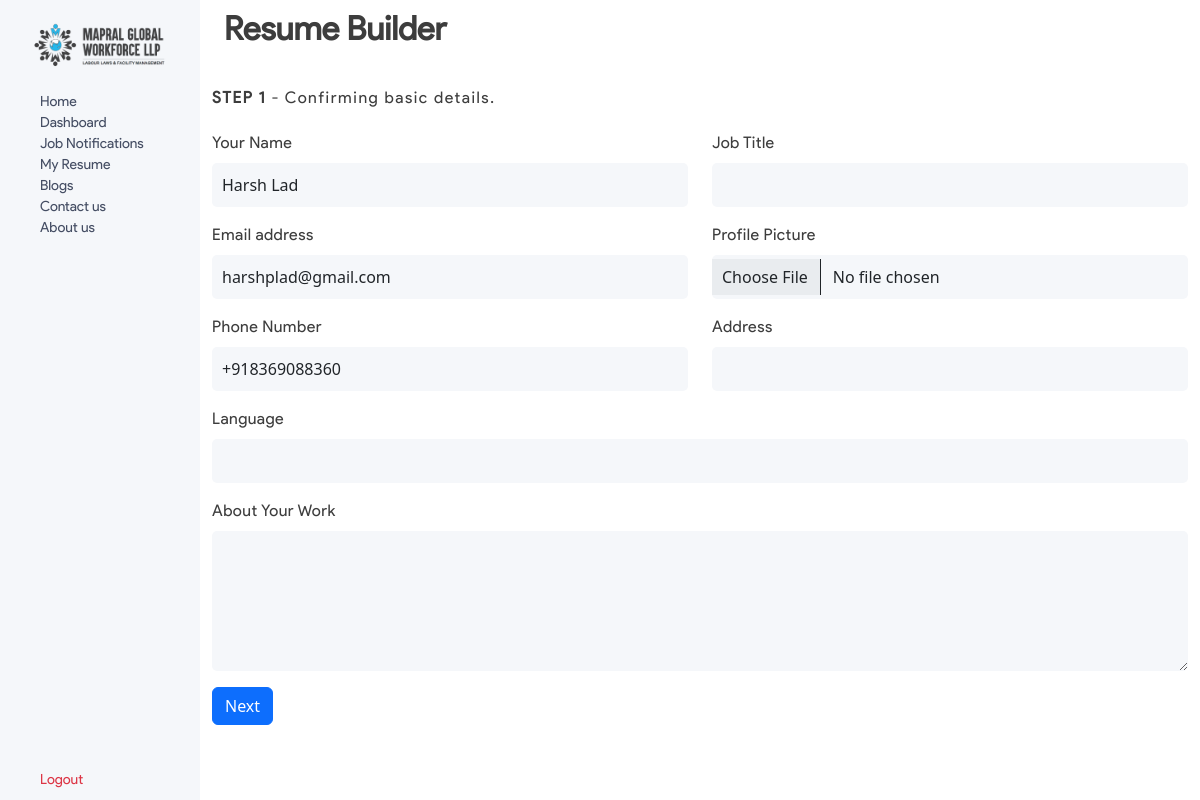
Screenshot of /rbuilder/ (signed in) with the database file from the repository.
### core/models.py (models this page shows)
class User(AbstractBaseUser, PermissionsMixin):
    email = models.EmailField(max_length=255, unique=True)
    fname = models.CharField(max_length=255, blank=True, null=True)
    lname = models.CharField(max_length=255,blank=True, null=True)
    phone = models.CharField(max_length=255,blank=True, null=True)
    gender = models.CharField(max_length=255,blank=True, null=True)
    company = models.CharField(max_length=255,blank=True, null=True)
    aboutCompany = models.TextField(blank=True, null=True)
    qualification = models.CharField(max_length=255,blank=True, null=True)
    is_active = models.BooleanField(default=True)
    is_staff = models.BooleanField(default=False)
    is_superuser = models.BooleanField(default=False)
    is_verified = models.BooleanField(default=False)
    token = models.CharField(max_length=255, blank=True)
    date_joined = models.DateTimeField(auto_now_add=True)
    last_login = models.DateTimeField(auto_now=True)
    USERNAME_FIELD = 'email'
    EMAIL_FIELD = 'email'
    REQUIRED_FIELDS = []
    objects = UserManager()

### core/views.py (the view, shortened to what this page needs)
# urls.py: path('rbuilder/',views.rbuilder,name="rbuilder"),
def rbuilder(request):
    if request.user.is_authenticated:
        user = request.user
        email = user.email
        user = User.objects.filter(email=email)
        user = user[0]
        return render(request, 'resumebuilder.html',{'user':user})
    else:
        return redirect('/login')

### core/templates/resumebuilder.html (shortened to what this page needs)
{% extends 'base.html' %}
{% load static %}
{% block css %}
<link rel="stylesheet" href="{% static 'css/rbuilder.css' %}">
{% endblock css %}
{% block body %}
<div class="row mRow">
    <div class="col-12 px-4 py-2">
        <h1 class="resumeTop">Resume Builder</h1>
    </div>
    <div class="col-12 formWrapper">
        <form action="" method="POST" enctype="multipart/form-data" class="resumeForm">
            <div class="step1" id="s">
                <div class="row">
                    <div class="col-12">
                        <div class="container">
                            <h6 class="stepName my-4"><b>STEP 1</b> - Confirming basic details.</h2>
                        </div>
                    </div>
                    <div class="col-6">
                        <div class="container">
                            <div class="mb-3">
                                <label for="exampleFormControlInput1" class="form-label">Your Name</label>
                                <input type="text" name="name" class="form-control" id="" placeholder=""
                                    value="{{user.fname}} {{user.lname}}">
                            </div>
                            <div class="mb-3">
                                <label for="exampleFormControlInput1" class="form-label">Email address</label>
                                <input type="email" name="email" class="form-control" id="" placeholder=""
                                    value="{{user.email}}">
                            </div>
                            <div class="mb-3">
                                <label for="exampleFormControlInput1" class="form-label">Phone Number</label>
                                <input type="tel" name="phone" class="form-control" id="" placeholder=""
                                    value="{{user.phone}}">
                            </div>
                        </div>
                    </div>
                    <div class="col-6">
                        <div class="container">
                            <div class="mb-3">
                                <label for="exampleFormControlInput1" class="form-label">Job Title</label>
                                <input type="text" name="jtitle" class="form-control" id="" placeholder="">
                            </div>
                            <div class="mb-3">
                                <label for="exampleFormControlInput1" class="form-label">Profile Picture</label>
                                <input type="file" name="img" class="form-control" id="" placeholder="">
                            </div>
                            <div class="mb-3">
                                <label for="exampleFormControlInput1" class="form-label">Address</label>
                                <input type="text" name="city" class="form-control" id="" placeholder="">
                            </div>
                        </div>
                    </div>
                    <div class="col-12">
                        <div class="container">
                            <div class="mb-3">
                                <label for="exampleFormControlInput1" class="form-label">Language</label>
                                <input type="text" name="lang" class="form-control" id="" placeholder="">
                            </div>
                        </div>
                    </div>
                    <div class="col-12">
                        <div class="container">
                            <div class="mb-3">
                                <label for="exampleFormControlInput1" class="form-label">About Your Work</label>
                                <textarea class="form-control" maxlength="320" rows="5" name="aboutWork" id=""></textarea>
                            </div>
                        </div>
                    </div>
                    <div class="col-12">
                        <div class="container">
                            <button type="button" id="b1" class="btn btn-primary">Next</button>
                        </div>
                    </div>
                </div>
            </div>
        </form>
    </div>
</div>
{% endblock body %}

### core/static/css/index.css (style rules this page uses)
html { overflow-x: hidden !important; }
.row { --bs-gutter-x: 0rem !important; }

### core/static/css/rbuilder.css (style rules this page uses)
.resumeTop { font-family: ptSans; font-style: normal; font-weight: 700; font-size: 33px; line-height: 40px; color: #3D3D3D; }
.resumeForm { position: relative; }
#s, #s1, #s2 { position: absolute; width: 100%; height: 100%; transition: 0.3s; }
.stepName { font-family: ptSans; font-style: normal; letter-spacing: 0.1em; color: #3D3D3D }
label { font-family: ptSans !important; font-style: normal !important; font-weight: 400 !important; line-height: 24px !important; letter-spacing: 0.03em !important; color: #3D3D3D !important; }
.form-control { background-color: #F5F7FA !important; border-radius: 5px !important; padding: 10px; border:none !important; }

### rows the page displays
User: name "Harsh Lad", email "harshplad@gmail.com", phone "+918369088360"
